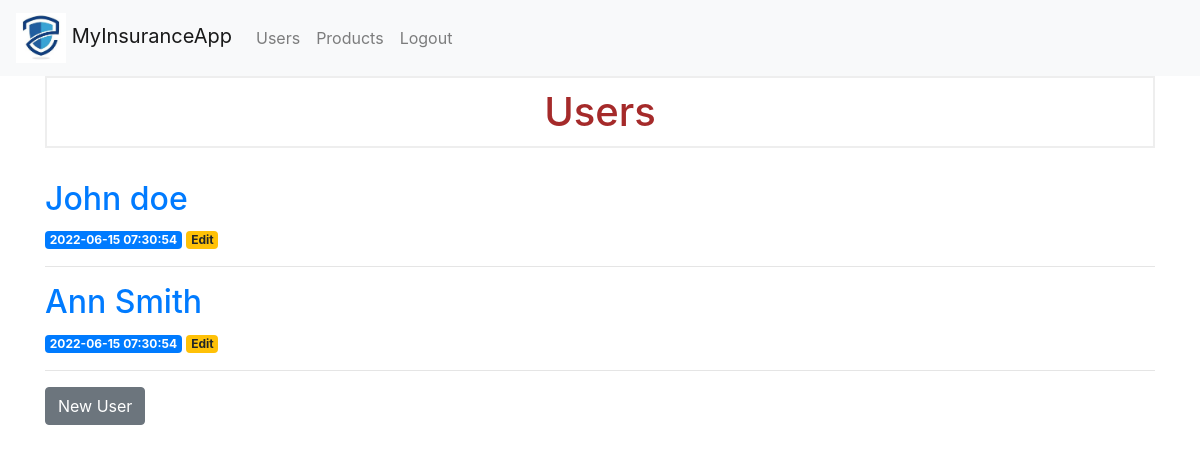
Page /users/ (signed in) on the earlier database version.
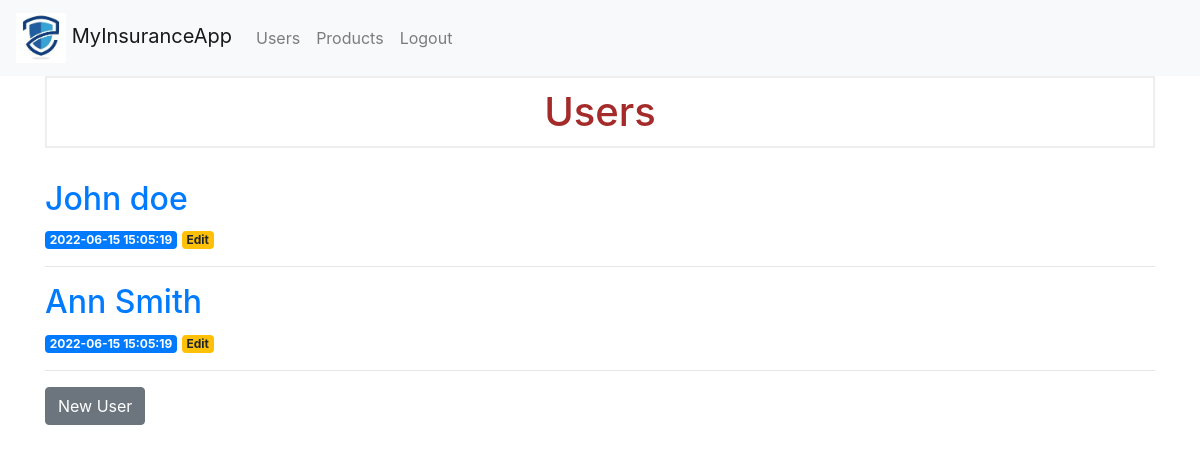
Same page on the later database version.
### tables this page shows
CREATE TABLE users (
    id INTEGER PRIMARY KEY AUTOINCREMENT,
    created TIMESTAMP DEFAULT CURRENT_TIMESTAMP,
    fullname TEXT NOT NULL,
    email TEXT NOT NULL,
    birthdate TIMESTAMP ,
    country TEXT ,
    city TEXT ,
    address TEXT, 
    password TEXT
);

### project/controllers/web/user_controller.py (the view)
@app.route('/users/')
def users():
    if not session.get("id"):
        return redirect(url_for('login'))
    users = get_users()
    return render_template('user/users.html', users=users)

### project/persistence/__init__.py (called while the page is built)
def dict_factory(cursor, row):
    d = {}
    for idx, col in enumerate(cursor.description):
        d[col[0]] = row[idx]
    return d

def get_db_connection():
    conn = sqlite3.connect('./database/database.db')
    conn.row_factory = dict_factory
    return conn

### project/persistence/users_dao.py (called while the page is built)
def get_users():
    conn = get_db_connection()
    users = conn.execute('SELECT * FROM users').fetchall()
    conn.close()
    return users

### project/templates/user/users.html
{% extends '/base.html' %}
{% block content %}
<h1>{% block title %} Users {% endblock %}</h1>
<br>
{% for user in users %}
<a href="{{ url_for('user', user_id=user['id']) }}">
    <h2>{{ user['fullname'] }}</h2>
</a>
<span class="badge badge-primary">{{ user['created'] }}</span>
<a href="{{ url_for('edituser', id=user['id']) }}">
    <span class="badge badge-warning">Edit</span>
</a>
<hr> {% endfor %}
<a class="btn btn-secondary" href="{{url_for('createuser')}}">New User</a>
{% endblock %}

### project/templates/base.html (shortened to what this page needs)
<!doctype html>
<html lang="en">
<head>
    <link rel="stylesheet" href="https://stackpath.bootstrapcdn.com/bootstrap/4.3.1/css/bootstrap.min.css"
>
    <link rel="stylesheet" href="/static/css/style.css">
</head>
<body>
    <nav class="navbar navbar-expand-md navbar-light bg-light">
        <a class="navbar-brand" href="{{ url_for('index')}}">
            <img class="logo" src="/static/imgs/logo.jpg" alt="">
            MyInsuranceApp
        </a>
        <div class="collapse navbar-collapse" id="navbarNav">
            <ul class="navbar-nav">
                {% if is_login!=True %}
                <li class="nav-item">
                    <a class="nav-link" href="{{url_for('users')}}">Users</a>
                </li>
                <li class="nav-item">
                    <a class="nav-link" href="{{url_for('products')}}">Products</a>
                </li>
                <li class="nav-item">
                    <a class="nav-link" href="{{url_for('logout')}}">Logout</a>
                </li>
                {% endif %}
            </ul>
        </div>
    </nav>
    <div class="container">
         {% block content %} {% endblock %}
    </div>
</body>
</html>

### project/static/css/style.css (style rules this page uses)
h1 { border: 2px #eee solid; color: brown; text-align: center; padding: 10px; }
.logo { width: 50px; }

Differences in the rows shown:
changed users "John doe": created "2022-06-15 07:30:54" → "2022-06-15 15:05:19"
changed users "Ann Smith": created "2022-06-15 07:30:54" → "2022-06-15 15:05:19"
